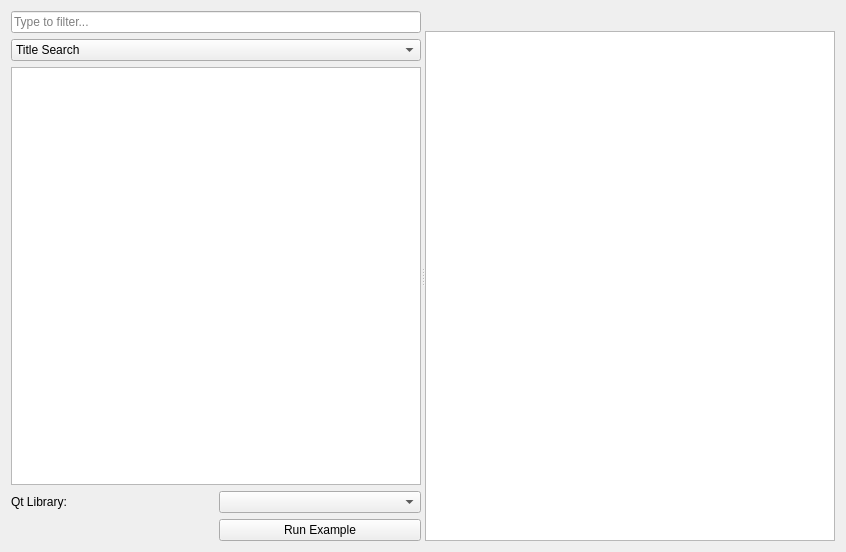
<?xml version="1.0" encoding="UTF-8"?>
<ui version="4.0">
 <class>Form</class>
 <widget class="QWidget" name="Form">
  <property name="geometry">
   <rect>
    <x>0</x>
    <y>0</y>
    <width>846</width>
    <height>552</height>
   </rect>
  </property>
  <property name="windowTitle">
   <string>PyQtGraph</string>
  </property>
  <layout class="QGridLayout" name="gridLayout_2">
   <item row="1" column="0">
    <widget class="QSplitter" name="splitter">
     <property name="orientation">
      <enum>Qt::Horizontal</enum>
     </property>
     <widget class="QWidget" name="layoutWidget">
      <layout class="QGridLayout" name="gridLayout">
       <item row="4" column="1">
        <widget class="QComboBox" name="qtLibCombo"/>
       </item>
       <item row="6" column="1">
        <widget class="QPushButton" name="loadBtn">
         <property name="text">
          <string>Run Example</string>
         </property>
        </widget>
       </item>
       <item row="3" column="0" colspan="2">
        <widget class="QTreeWidget" name="exampleTree">
         <attribute name="headerVisible">
          <bool>false</bool>
         </attribute>
         <column>
          <property name="text">
           <string notr="true">1</string>
          </property>
         </column>
        </widget>
       </item>
       <item row="4" column="0">
        <widget class="QLabel" name="label">
         <property name="text">
          <string>Qt Library:</string>
         </property>
        </widget>
       </item>
       <item row="0" column="0" colspan="2">
        <widget class="QLineEdit" name="exampleFilter">
         <property name="placeholderText">
          <string>Type to filter...</string>
         </property>
        </widget>
       </item>
       <item row="1" column="0" colspan="2">
        <widget class="QComboBox" name="searchFiles">
         <item>
          <property name="text">
           <string>Title Search</string>
          </property>
         </item>
         <item>
          <property name="text">
           <string>Content Search</string>
          </property>
         </item>
        </widget>
       </item>
      </layout>
     </widget>
     <widget class="QWidget" name="layoutWidget">
      <layout class="QVBoxLayout" name="verticalLayout">
       <item>
        <widget class="QLabel" name="loadedFileLabel">
         <property name="font">
          <font>
           <bold>true</bold>
          </font>
         </property>
         <property name="text">
          <string/>
         </property>
         <property name="alignment">
          <set>Qt::AlignCenter</set>
         </property>
        </widget>
       </item>
       <item>
        <widget class="QPlainTextEdit" name="codeView">
         <property name="font">
          <font>
           <family>Courier New</family>
          </font>
         </property>
        </widget>
       </item>
      </layout>
     </widget>
    </widget>
   </item>
  </layout>
 </widget>
 <resources/>
 <connections/>
</ui>
